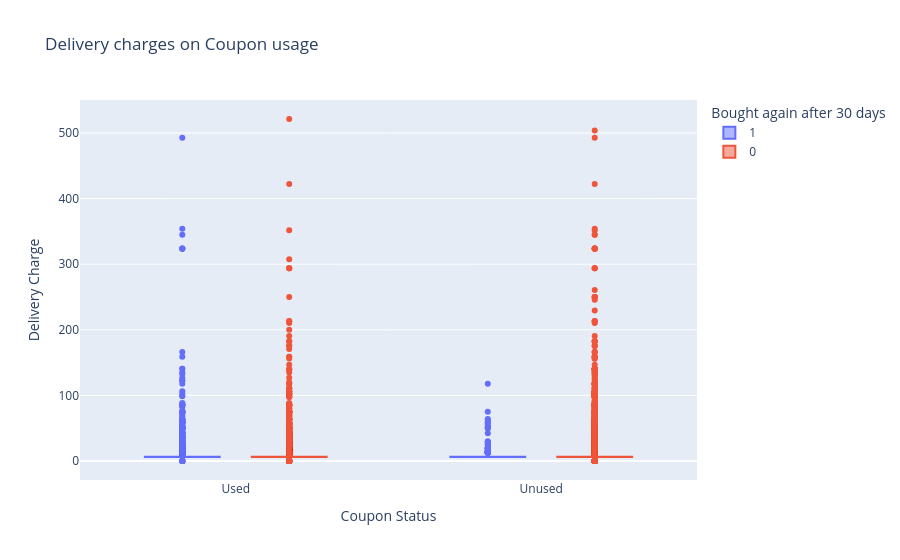

Notebook source saved alongside this figure:
### Markdown cell above
Similar story when we divide by gender.

### Code cell
delivery_costs_Coupon =  px.box(main_data,x="Coupon_Status", y="Delivery_Charges"
                      ,color="next_purchase_after_30d", title="Delivery charges on Coupon usage",
                       labels={"Coupon_Status":"Coupon Status", "Delivery_Charges":"Delivery Charge","next_purchase_after_30d":"Bought again after 30 days"})
delivery_costs_Coupon.show()

### Figure 1 — Plotly figure (JSON) as saved in the notebook; plotly's stock layout.template omitted (floating-point values rounded to 4 significant figures; data arrays with more than 128 entries replaced by an {"elided": "..."} marker saying what was removed)
{"data": [{"alignmentgroup": "True", "hovertemplate": "Bought again after 30 days=1<br>Coupon Status=%{x}<br>Delivery Charge=%{y}<extra></extra>", "legendgroup": "1", "marker": {"color": "#636efa"}, "name": "1", "notched": false, "offsetgroup": "1", "orientation": "v", "showlegend": true, "type": "box", "x": {"elided": "2365 str values"}, "x0": " ", "xaxis": "x", "y": {"elided": "2365 float values"}, "y0": " ", "yaxis": "y"}, {"alignmentgroup": "True", "hovertemplate": "Bought again after 30 days=0<br>Coupon Status=%{x}<br>Delivery Charge=%{y}<extra></extra>", "legendgroup": "0", "marker": {"color": "#EF553B"}, "name": "0", "notched": false, "offsetgroup": "0", "orientation": "v", "showlegend": true, "type": "box", "x": {"elided": "34417 str values"}, "x0": " ", "xaxis": "x", "y": {"elided": "34417 float values"}, "y0": " ", "yaxis": "y"}], "layout": {"boxmode": "group", "legend": {"title": {"text": "Bought again after 30 days"}, "tracegroupgap": 0}, "title": {"text": "Delivery charges on Coupon usage"}, "xaxis": {"anchor": "y", "domain": [0, 1], "title": {"text": "Coupon Status"}}, "yaxis": {"anchor": "x", "domain": [0, 1], "title": {"text": "Delivery Charge"}}}}
